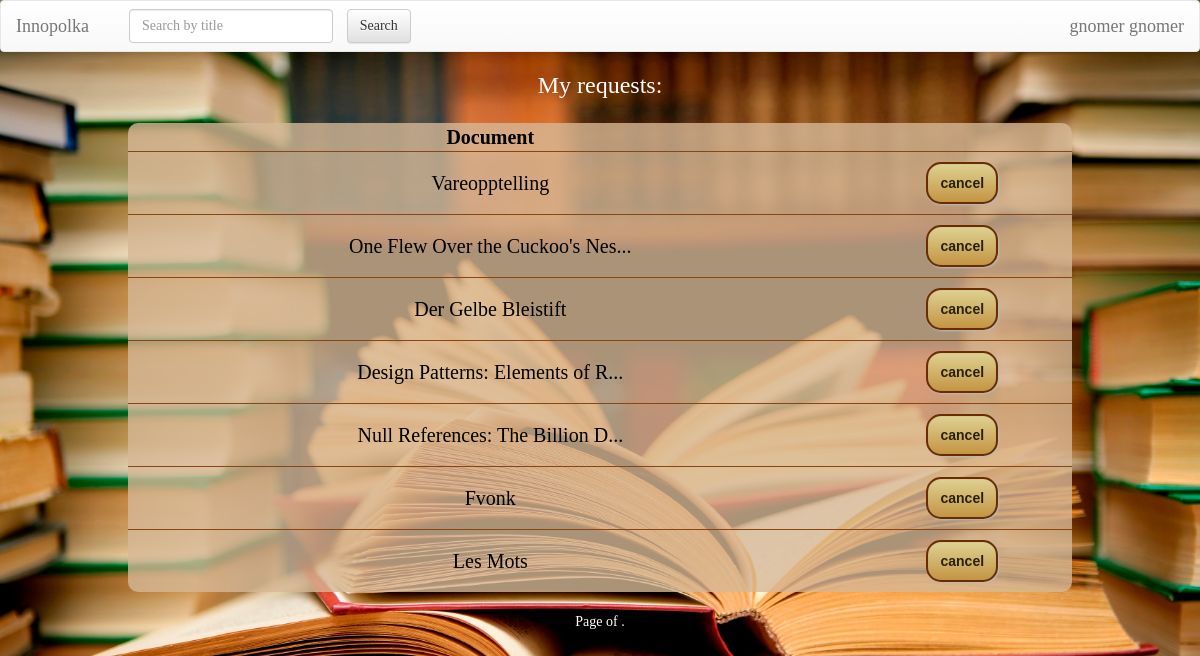
/requests/ (signed in), run on an earlier commit of the app's database.
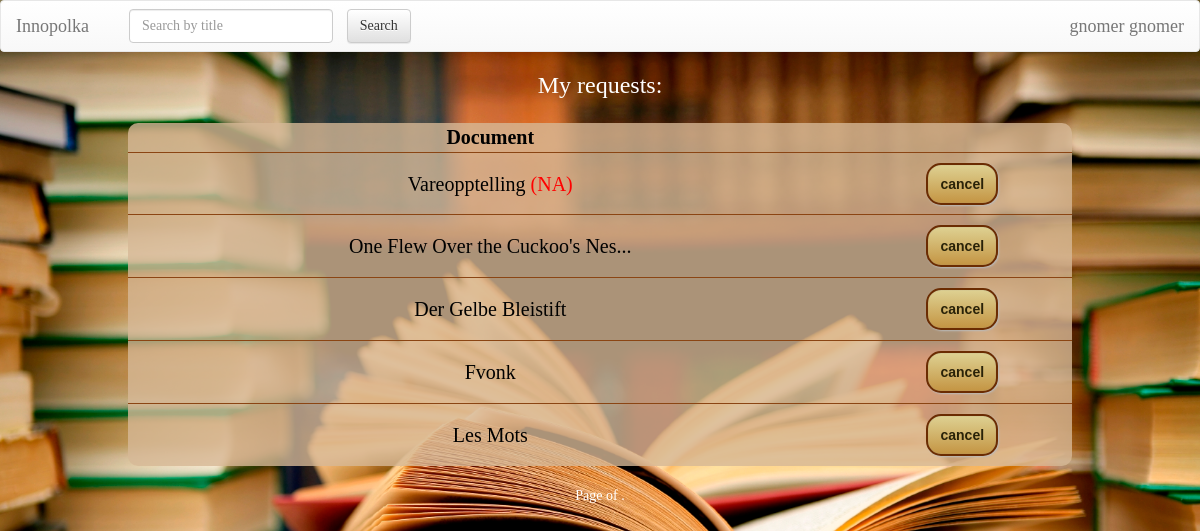
And on a later commit of the database.
### Documents/models.py (models this page shows, shortened)
class Document(models.Model):
    title = models.CharField(max_length=250)
    price = models.IntegerField()
    keywords = models.CharField(max_length=250) # the list of keywords stored in string
    authors = models.CharField(max_length=250) # the list of authors in string format splitted by space
    cover = models.CharField(max_length=1000, default="https://lh3.googleusercontent.com/zqfUbCXdb1oGmsNEzNxTjQU5ZlS3x46nQoB83sFbRSlMnpDTZgdVCe_LvCx-rl7sOA=w300")
    copies = models.PositiveIntegerField(default=1)
    type = models.CharField(max_length=100, default='Document')
    is_bestseller = models.BooleanField(default=False)
    is_reference = models.BooleanField(default=False)
    level = models.PositiveIntegerField(default=1)
    room = models.PositiveIntegerField(default=1)

### BookRequests/views.py (the view)
class RequestsView(ListView):
    template_name = 'BookRequests/bookrequests.html'
    model = Request
    context_object_name = 'requests'
    def get(self, request, *args, **kwargs):
        if request.user.is_authenticated:
            return super().get(request, *args, **kwargs)
        else:
            return redirect('/')
    def get_queryset(self):
        status_priorities = [status[0] for status in USER_STATUSES]
        qs = super().get_queryset()
        result = list()
        for req in qs:  # sort users by status priorities and time request was made
            req_item = {'doc': req.doc, 'id': req.id}
            users = [(status_priorities.index(u.userprofile.status), u) for u in list(req.users.all())]
            if len(users) != 1:  # sort users according to status priorities
                users.sort(key=lambda x: x[0])
            req_item['users'] = [u[1] for u in users]
            result.append(req_item)
        return result

### BookRequests/templates/BookRequests/bookrequests.html (shortened to what this page needs)
<!doctype html>
<html lang="en">
<head>
    {% extends 'Documents/base.html' %}
    {% load staticfiles %}
    {% block body %}
        <link rel="stylesheet" type="text/css" href="{% static 'Documents/style.css' %}"/>
        {% if user.is_staff %}
            <h3 align="center">Document's requests for now:</h3>
        {% elif user.is_authenticated %}
            <h3 align="center">My requests:</h3>
        {% endif %}
        <form action="" method="post">
            <div align="center">
                <table>
                    <tr>
                        <th class="cen" colspan="1">Document</th>
                    </tr>
                    {% for req in requests %}
                        <tr>
                            {% if user.is_staff or user in req.users %}
                                <td><a href="/{{ req.doc.id }}/">{% if req.doc.title|length <= 30 %}
                                    {{ req.doc.title }}{% else %}{{ req.doc.title|slice:":30" }}...{% endif %}</a>
                                    {% if req.doc.copies == 0 %}<font color="red">(NA)</font> {% endif %}</td>
                                <td>{% for u in req.users %}{% if user.is_staff or user == u %}<a class="btn button"
                                                               href="/requests/cancel/?user_id={{ u.id }}&req_id={{ req.id }}">cancel</a>
                                    <br>{% endif %}{% endfor %}</td>
                                </tr>
                            {% endif %}
                    {% endfor %}
                </table>
            </div>
        </form>
        <div align="center">
            <div class="paginator">
         <span class="step-links">
             <span class="current">
                Page {{ page_obj.number }} of {{ page_obj.paginator.num_pages }}.
            </span>
        </span>
            </div>
        </div>
    {% endblock %}

### Documents/templates/Documents/base.html (shortened to what this page needs)
<!DOCTYPE html>
<html lang="en">
<head>
    {% load staticfiles %}
    <link rel="stylesheet" href="//maxcdn.bootstrapcdn.com/bootstrap/3.2.0/css/bootstrap.min.css">
    <link rel="stylesheet" href="//maxcdn.bootstrapcdn.com/bootstrap/3.2.0/css/bootstrap-theme.min.css">
</head>
<body>
<nav class="navbar navbar-default">
    <div class="container-fluid">
        <div class="navbar-header">
            <a class="navbar-brand" href="/">Innopolka</a>
        </div>
        <div class="collapse navbar-collapse" id="bs-example-navbar-collapse-1">
            <form class="navbar-form navbar-left" action="/">
                <div class="form-group">
                    <input type="text" class="form-control" name="q" placeholder="Search by title" >
                </div>
                <input type="submit" class="btn btn-default not_wide" value="Search">
            </form>
            <ul class="nav navbar-nav navbar-right">
                {% if user.is_anonymous %}
                    <li><a href="/user/login">Log In</a></li>
                {% elif user.is_authenticated %}
                <ul class="nav navbar-nav navbar-right">
                <li class="nav-item dropdown">
                    <a class="navbar-brand" href="/user/?id={{user.id}}" id="dropdown02" data-toggle="dropdown"
                       aria-haspopup="true" aria-expanded="false">{{ user.first_name }} {{user.last_name}}</a>
            </ul>
                {% endif %}
            </ul>
        </div>
    </div>
</nav>
{% block body %}{% endblock %}
</body>
</html>

What changed in the data, as far as the page shows it:
removed Document: doc "Design Patterns: Elements of R"
removed Document: doc "Null References: The Billion D"
changed Document "Vareopptelling": now shows "(NA)"
